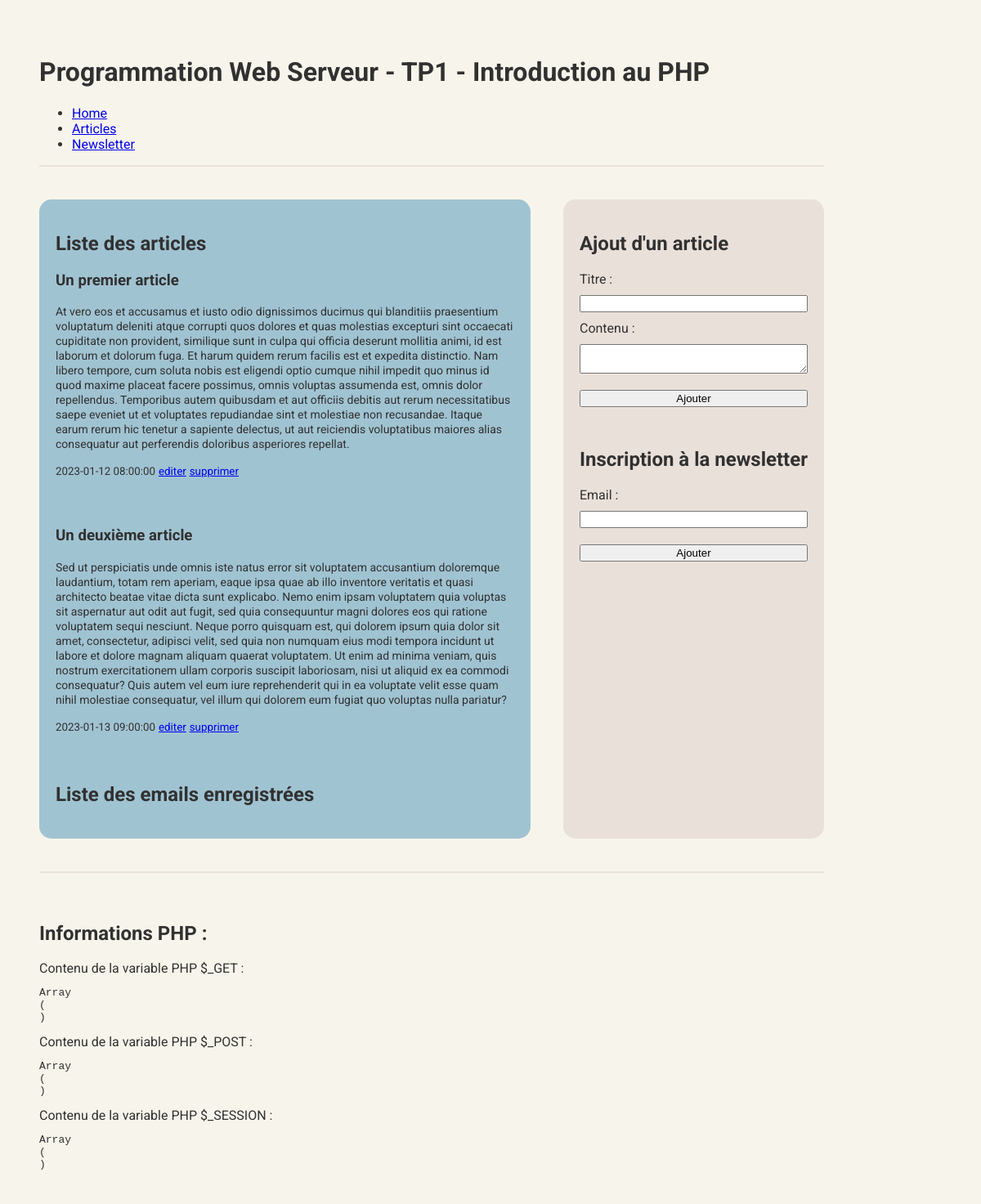
The page / on the database its author committed.
### tables this page shows
CREATE TABLE articles (article_id INTEGER PRIMARY KEY AUTOINCREMENT, article_title TEXT NOT NULL, article_content TEXT, article_date datetime DEFAULT (CURRENT_TIMESTAMP));

### app/autoload.php (called while the page is built, shortened)
<?php
function autoload($class)
{
  $folders = ['app/', 'app/Controllers/', 'app/Models/'];
  $class = substr($class, strrpos($class, '\\') + 1);
}

### resources/views/template.php (called while the page is built)
<?php
require 'header.php';
$this->renderSections();
require 'footer.php';

### app/Controllers/Home.php (called while the page is built, shortened)
<?php
class Home
{
  function index()
  {
    $article_model = new \App\Models\Article();
    $articles = $article_model->list();
    $newsletter_model = new \App\Models\Newsletter();
    $newsletters = $newsletter_model->list();
    $view_content = new \App\View(['articles' => $articles, 'newsletters' => $newsletters], ['content' => ['articles/list', 'newsletters/list']], 'content', false);
    $view_aside = new \App\View([], ['form' => ['articles/form', 'newsletters/form']], 'aside', false);
    new \App\View([], ['content' => $view_content, 'aside' => $view_aside]);
  }
}

### routes.php (called while the page is built)
<?php
\App\Route::get([
  '' => ['\App\Controllers\Home','index'],
  'articles' => ['\App\Controllers\Articles','index'],
  'articles/add' => ['\App\Controllers\Articles','add'],
  'articles/delete/{id}' => ['\App\Controllers\Articles','delete'],
  'articles/edit/{id}' => ['\App\Controllers\Articles','edit'],
  'newsletter' => ['\App\Controllers\Newsletter','index'],
  'newsletter/add' => ['\App\Controllers\Newsletter','add'],
  'newsletter/delete/{id}' => ['\App\Controllers\Newsletter','delete'],
  'newsletter/edit/{id}' => ['\App\Controllers\Newsletter','edit'],
]);

### index.php (called while the page is built, shortened)
<?php
require 'routes.php';

### app/Model.php (called while the page is built, shortened)
<?php
abstract class Model
{
  protected $pdo;
  protected $tablename = 'db_table_name';
  function __construct()
  {
    try {
      $this->pdo = new \PDO('sqlite:' . DB_PATH);
    } catch (Exception $e) {
      print "Erreur de connexion à la base de données : " . $e->getMessage() . "<br/>";
      die();
    }
  }
  function list()
  {
    try {
      $query = $this->pdo->prepare('SELECT * FROM ' . $this->tablename);
      $query->execute();
      return $query->fetchAll(\PDO::FETCH_CLASS);
    } catch (Exception $e) {
      print "Erreur fonction list() dans le modèle " . get_class($this) . " : " . $e->getMessage() . "<br/>";
      die();
    }
  }
}

### resources/views/articles/list.php (the view)
<section class="articles">
  <h2>Liste des articles</h2>
  <?php foreach ($articles as $article) { ?>
    <article>
      <h3><?= $article->article_title ?></h3>
      <p><?= $article->article_content ?></p>
      <small><?= $article->article_date ?></small>
      <small><a href="<?= BASE_URL ?>articles/edit/<?=$article->article_id?>">editer</a></small>
      <small><a href="<?= BASE_URL ?>articles/delete/<?=$article->article_id?>">supprimer</a></small>
    </article>
  <?php } ?>
</section>

### app/Route.php (shortened to what this page needs)
<?php
class Route
{
  public static function get($routes = [])
  {
    $path = parse_url($_SERVER['REQUEST_URI'], PHP_URL_PATH);
    $path_array = explode('/', $path);
    $path_controller = $path_array[1];
    $id = '';
    if (key_exists($path_controller, $routes)) {
      $controller_name = ucfirst($routes[$path_controller][0]);
      $action_name = $routes[$path_controller][1];
      if (class_exists($controller_name) and method_exists($controller_name, $action_name)) {
        $controller = new $controller_name;
        $controller->$action_name($id);
      } else {
        http_response_code(404);
        echo 'Controller ou fonction n\'existe pas';
      }
    } else {
      http_response_code(404);
      echo 'page non trouvée';
    }
  }
}

### app/View.php (shortened to what this page needs)
<?php
class View
{
  protected $template;
  protected $sections;
  protected $data;
  function __construct($data = [], $sections = [], $template = 'template', $render = true)
  {
    $this->data = $data;
    $this->sections = $sections;
    $this->template = $template;
    if ($render) $this->render();
  }
  function render()
  {
    echo $this->renderOutput($this->template);
  }
  function renderSections()
  {
    foreach ($this->sections as $section_name => $section_content) {
      echo $this->renderSection($section_name);
    }
  }
  function renderSection($section_name)
  {
    if (isset($this->sections[$section_name])) {
      if (is_string($this->sections[$section_name])) {
        echo $this->renderOutput($this->sections[$section_name]);
      } elseif (is_array($this->sections[$section_name])) {
        foreach($this->sections[$section_name] as $filename) {
          echo $this->renderOutput($filename);
        }
      } elseif (is_a($this->sections[$section_name], get_class($this))) {
        $this->sections[$section_name]->render();
      }
    }
  }
  function renderOutput($filename) {
    extract($this->data);
    require 'resources/views/' . $filename . '.php';
    $str = ob_get_contents();
    return $str;
  }
}

### resources/views/header.php (shortened to what this page needs)
<!DOCTYPE html>
<html lang="en">
<head>
  <link rel="stylesheet" href="<?= BASE_URL ?>styles.css">
</head>
<body>
  <header>
    <h1>Programmation Web Serveur - TP1 - Introduction au PHP</h1>
    <nav><ul>
      <li><a href="<?= BASE_URL ?>">Home</a></li>
      <li><a href="<?= BASE_URL ?>articles">Articles</a></li>
      <li><a href="<?= BASE_URL ?>newsletter">Newsletter</a></li>
    </ul></nav>
  </header>

### resources/views/content.php
<section class="content">
  <?php $this->renderSections(); ?>
</section>

### resources/views/newsletters/list.php (shortened to what this page needs)
<section class="newsletters">
  <h2>Liste des emails enregistrées</h2>
</section>

### resources/views/aside.php
<aside>
  <?php $this->renderSections(); ?>
</aside>

### resources/views/articles/form.php
<h2>Ajout d'un article</h2>
<form action="<?= BASE_URL ?>articles/add" method="post">
  <label for="article_title">Titre : </label>
  <input type="text" name="article_title">
  <label for="article_content">Contenu : </label>
  <textarea name="article_content"></textarea>
  <input type="submit" value="Ajouter" name="ajout_article">
</form>

### resources/views/newsletters/form.php
<h2>Inscription à la newsletter</h2>
<form action="<?= BASE_URL ?>newsletter/add" method="post">
  <label for="newsletter_email">Email : </label>
  <input type="email" name="newsletter_email">
  <input type="submit" value="Ajouter" name="ajout_newsletter">
</form>

### resources/views/footer.php
  <footer>
    <h2>Informations PHP : </h2>
    Contenu de la variable PHP $_GET : <br>
    <pre><?= print_r($_GET, true) ?></pre>
    Contenu de la variable PHP $_POST : <br>
    <pre><?= print_r($_POST, true) ?></pre>
    Contenu de la variable PHP $_SESSION : <br>
    <pre><?= print_r($_SESSION, true) ?></pre>
  </footer>
</body>
</html>

### styles.css (style rules this page uses)
header { grid-area: header; border-bottom: 2px solid #EAE0DA; }
section.content { grid-area: content; background-color: #A0C3D2; padding: 20px; border-radius: 15px; }
article { padding-bottom: 40px; }
aside { grid-area: aside; background-color: #EAE0DA; padding: 20px; border-radius: 15px; }
footer { grid-area: footer; border-top: 2px solid #EAE0DA; padding-top: 40px; }
body { background-color: #F7F5EB; color: #313131; font-family: 'Roboto', sans-serif; max-width: 80%; display: grid; grid-template-areas: 'header header' 'content aside' 'footer footer'; gap: 40px; padding: 40px; grid-template-columns: 1fr fit-content(35%); }
p { font-size: 14px; line-height: 18px; }
form { display: flex; flex-direction: column; margin-bottom: 40px; }
input, textarea { margin: 10px 0; }

### rows shown on the page
articles: article_title "Un premier article", article_content "At vero eos et accusamus et iusto odio dignissimos ducimus qui blanditiis praesentium voluptatum deleniti atque corrupti quos dolores et quas molestias excepturi sint occaecati cupiditate non provident, similique sunt in culpa qui officia deserunt mollitia animi, id est laborum et dolorum fuga. Et harum quidem rerum facilis est et expedita distinctio. Nam libero tempore, cum soluta nobis est eligendi optio cumque nihil impedit quo minus id quod maxime placeat facere possimus, omnis voluptas assumenda est, omnis dolor repellendus. Temporibus autem quibusdam et aut officiis debitis aut rerum necessitatibus saepe eveniet ut et voluptates repudiandae sint et molestiae non recusandae. Itaque…", article_date "2023-01-12 08:00:00"
articles: article_title "Un deuxième article", article_content "Sed ut perspiciatis unde omnis iste natus error sit voluptatem accusantium doloremque laudantium, totam rem aperiam, eaque ipsa quae ab illo inventore veritatis et quasi architecto beatae vitae dicta sunt explicabo. Nemo enim ipsam voluptatem quia voluptas sit aspernatur aut odit aut fugit, sed quia consequuntur magni dolores eos qui ratione voluptatem sequi nesciunt. Neque porro quisquam est, qui dolorem ipsum quia dolor sit amet, consectetur, adipisci velit, sed quia non numquam eius modi tempora incidunt ut labore et dolore magnam aliquam quaerat voluptatem. Ut enim ad minima veniam, quis nostrum exercitationem ullam corporis suscipit laboriosam, nisi ut aliquid ex ea commodi…", article_date "2023-01-13 09:00:00"

### other values the page prints
print_r($_GET, true) "Array ( )"
print_r($_POST, true) "Array ( )"
print_r($_SESSION, true) "Array ( )"
